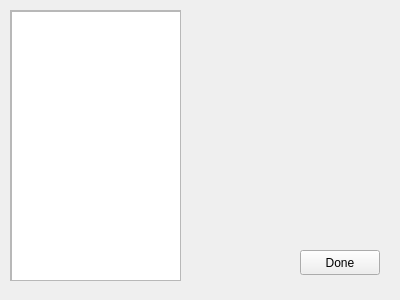
<?xml version="1.0" encoding="UTF-8"?>
<ui version="4.0">
 <class>LocationDialog</class>
 <widget class="QWidget" name="LocationDialog">
  <property name="geometry">
   <rect>
    <x>0</x>
    <y>0</y>
    <width>400</width>
    <height>300</height>
   </rect>
  </property>
  <property name="windowTitle">
   <string>Form</string>
  </property>
  <widget class="QPushButton" name="doneButton">
   <property name="geometry">
    <rect>
     <x>300</x>
     <y>250</y>
     <width>80</width>
     <height>25</height>
    </rect>
   </property>
   <property name="text">
    <string>Done</string>
   </property>
  </widget>
  <widget class="QScrollArea" name="scrollArea">
   <property name="geometry">
    <rect>
     <x>10</x>
     <y>10</y>
     <width>171</width>
     <height>271</height>
    </rect>
   </property>
   <property name="widgetResizable">
    <bool>true</bool>
   </property>
   <widget class="QWidget" name="scrollAreaWidgetContents">
    <property name="geometry">
     <rect>
      <x>0</x>
      <y>0</y>
      <width>169</width>
      <height>269</height>
     </rect>
    </property>
    <widget class="QListView" name="listView">
     <property name="geometry">
      <rect>
       <x>0</x>
       <y>0</y>
       <width>171</width>
       <height>271</height>
      </rect>
     </property>
    </widget>
   </widget>
  </widget>
 </widget>
 <resources/>
 <connections/>
</ui>
